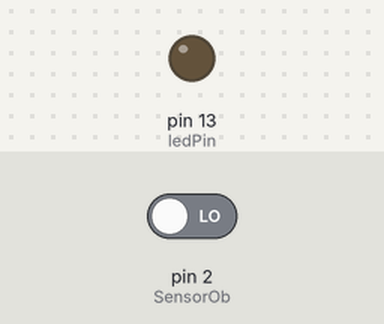
A sketch run on a simulated Arduino Uno, built with avr-gcc and run on an emulated ATmega328P. Parts: output pins drawn as LEDs (lit = HIGH). The inputs (shaded band) are chosen by the test bench; at power-on: pin 2 (SensorOb) LOW.

Above: at 1.2 s.
1.3 s: pin 2 (SensorOb) driven HIGH
At 2.0 s:
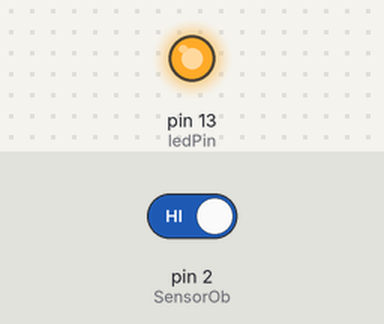
2.8 s: pin 2 (SensorOb) driven LOW
At 3.1 s:
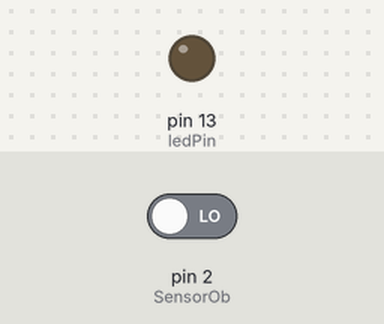
Timing chart, 0 to 5.8 s (numbered marks = the images above; inputs shaded):
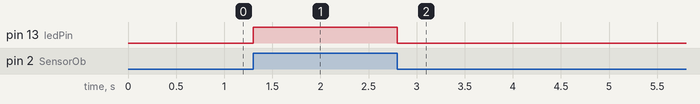

Measured:
- after the input at 1.3 s, pin 13 (ledPin): LOW → HIGH at once
- after the input at 2.8 s, pin 13 (ledPin): HIGH → LOW at once

The sketch:

Led_com_sensosr_de_obstaculos.ino
```cpp
const int SensorOb = 2; // o numero do pino do sensor
const int ledPin = 13; // o numero do pino do LED
int SensorState = 0; // variavel para ler o estado do botao
void setup() {
// inicializa o pino do LED como saida:
pinMode(ledPin, OUTPUT);
// inicializa o pino do botao como entrada:
pinMode(SensorOb, INPUT);
}
void loop(){
// faz a leitura do valor do botao:
SensorState = digitalRead(SensorOb);
// verifica se o sensor detectou algum objeto.
// em caso positivo,SensorState e HIGH:
if (SensorState == HIGH) {
// liga o LED:
digitalWrite(ledPin, HIGH);
} else {
// desliga o LED:
digitalWrite(ledPin, LOW);
}
}
```
